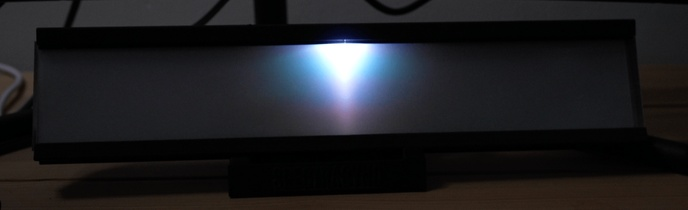
#> input picture tools/python/calibration/cal/top_impulse_center.jpg, 688 x 210 px, shrunk from 1904 x 580 before the run
$ python calibrate_optics.py
#> lines starting #> are read from the running program, lines starting #| are printed output that depends on the picture; long printed decimals are rounded
#!/usr/bin/env python3
"""
calibrate_optics.py

Estimate optics parameters for the K1 edge-lit shader by analysing
calibration photos of the real device.

Input:
    ./cal/top_impulse_center.jpg
    ./cal/bottom_impulse_center.jpg
    ./cal/collision_center.jpg
    ./cal/edges_only.jpg

Output:
    Prints a JSON block with recommended values for:

        topSpreadNear, topSpreadFar
        bottomSpreadNear, bottomSpreadFar
        topFalloff, bottomFalloff
        columnBoostStrength, columnBoostExponent
        edgeHotspotStrength, edgeHotspotWidth

You can paste these into K1_HERO_PRESET.optics in K1Engine.tsx.

This is deliberately conservative and heuristic: it won’t be “scientific paper
perfect”, but it’ll get you much closer to reality than guessing in Leva.
"""

import json
import math
import os
from dataclasses import dataclass
from typing import Tuple, Optional

import cv2
import numpy as np
from scipy.optimize import curve_fit


# ---------- CONFIG -----------------------------------------------------------

CAL_DIR = os.path.join(os.path.dirname(__file__), "cal")

TOP_IMPULSE_PATH = os.path.join(CAL_DIR, "top_impulse_center.jpg")
BOTTOM_IMPULSE_PATH = os.path.join(CAL_DIR, "bottom_impulse_center.jpg")
COLLISION_PATH = os.path.join(CAL_DIR, "collision_center.jpg")
EDGES_ONLY_PATH = os.path.join(CAL_DIR, "edges_only.jpg")

# If your photos include a lot of background around the K1,
# set these ROIs (in normalized [0–1] coords) to roughly isolate the bar.
# You can tweak and rerun if it crops wrong.
ROI = {
    "x_min": 0.1,
    "x_max": 0.9,
    "y_min": 0.2,
    "y_max": 0.8,
}

# Small epsilon to avoid divide-by-zero etc.
EPS = 1e-6


@dataclass
class ProfileFit:
    k: float
    k_err: float
    amplitude: float


@dataclass
class GaussianFit:
    sigma: float
    mu: float
    amplitude: float


@dataclass
class OpticsResult:
    topSpreadNear: float
    topSpreadFar: float
    bottomSpreadNear: float
    bottomSpreadFar: float
    topFalloff: float
    bottomFalloff: float
    columnBoostStrength: float
    columnBoostExponent: float
    edgeHotspotStrength: float
    edgeHotspotWidth: float


# ---------- BASIC IMAGE UTILS ----------------------------------------------

def load_gray(path: str) -> np.ndarray:
    if not os.path.exists(path):
        raise FileNotFoundError(f"Missing calibration image: {path}")
    img = cv2.imread(path, cv2.IMREAD_GRAYSCALE)
    if img is None:
        raise RuntimeError(f"Failed to load image at {path}")
    img = img.astype(np.float32) / 255.0
    return img


def crop_roi(img: np.ndarray) -> np.ndarray:
    h, w = img.shape
    x0 = int(ROI["x_min"] * w)
    x1 = int(ROI["x_max"] * w)
    y0 = int(ROI["y_min"] * h)
    y1 = int(ROI["y_max"] * h)
    x0 = max(0, min(w - 1, x0))
    x1 = max(x0 + 1, min(w, x1))
    y0 = max(0, min(h - 1, y0))
    y1 = max(y0 + 1, min(h, y1))
    cropped = img[y0:y1, x0:x1]
    return cropped


def find_brightest_coord(img: np.ndarray) -> Tuple[int, int]:
    """Return (y, x) of brightest pixel."""
    idx = np.argmax(img)
    y, x = np.unravel_index(idx, img.shape)
    return int(y), int(x)


# ---------- FITTING HELPERS --------------------------------------------------

def exp_decay(y, k, a):
    # y in [0, 1]; brightness ~ a * exp(-k * y)
    return a * np.exp(-k * y)


def gaussian(x, amp, mu, sigma):
    return amp * np.exp(-0.5 * ((x - mu) / (sigma + EPS)) ** 2)


def fit_vertical_profile(profile: np.ndarray, from_top: bool = True) -> Optional[ProfileFit]:
    """
    Fit an exponential decay to a vertical brightness profile.

    profile: 1D array along vertical axis (0 = top of ROI).
    from_top:
        True  -> interpret y=0 at top, grow downward
        False -> interpret y=0 at bottom, so we flip.
    """
    prof = profile.copy()
    n = prof.size
    if not from_top:
        prof = prof[::-1]

    # Normalise to [0,1]
    prof = prof - prof.min()
    if prof.max() < EPS:
        return None
    prof = prof / (prof.max() + EPS)

    y = np.linspace(0.0, 1.0, n, dtype=np.float32)

    # Only fit where signal is above a small threshold
    mask = prof > 0.1
    if mask.sum() < max(5, n // 10):
        # Too few points above threshold, bail out
        return None

    y_fit = y[mask]
    p_fit = prof[mask]

    try:
        popt, pcov = curve_fit(exp_decay, y_fit, p_fit, p0=(3.0, 1.0), maxfev=10000)
        k, a = popt
        k_err = float(np.sqrt(np.diag(pcov))[0]) if pcov is not None else 0.0
        return ProfileFit(k=float(k), k_err=k_err, amplitude=float(a))
    except Exception:
        return None


def fit_horizontal_gaussian(profile: np.ndarray) -> Optional[GaussianFit]:
    """Fit a Gaussian to a horizontal 1D brightness profile."""
    p = profile.copy()
    x = np.linspace(0.0, 1.0, p.size, dtype=np.float32)

    p = p - p.min()
    if p.max() < EPS:
        return None
    p = p / (p.max() + EPS)

    # Focus on central region where brightness is significant
    mask = p > 0.1
    if mask.sum() < max(5, p.size // 10):
        return None

    x_fit = x[mask]
    p_fit = p[mask]
    # Initial guess: peak ~ centre of mass
    mu0 = float(np.sum(x_fit * p_fit) / (np.sum(p_fit) + EPS))
    sigma0 = 0.05
    amp0 = 1.0

    try:
        popt, _ = curve_fit(gaussian, x_fit, p_fit, p0=(amp0, mu0, sigma0), maxfev=10000)
        amp, mu, sigma = popt
        return GaussianFit(sigma=float(abs(sigma)), mu=float(mu), amplitude=float(amp))
    except Exception:
        return None


# ---------- ANALYSIS ROUTINES ------------------------------------------------

def analyse_impulse_top(img: np.ndarray) -> Tuple[Optional[ProfileFit], Optional[GaussianFit], Optional[GaussianFit]]:
    """
    Given cropped grayscale image of a TOP impulse, estimate:
        - vertical falloff (ProfileFit)
        - horizontal spread near top (GaussianFit)
        - horizontal spread mid-plate (GaussianFit)
    """
    h, w = img.shape
    y_center, x_center = find_brightest_coord(img)

    # Vertical profile through brightest column
    col = img[:, x_center]
    vert_fit = fit_vertical_profile(col, from_top=True)

    # Horizontal profiles: near top (5% down) and mid-height
    y_top_slice = max(0, min(h - 1, int(0.05 * h)))
    y_mid_slice = max(0, min(h - 1, int(0.5 * h)))

    horiz_top = img[y_top_slice, :]
    horiz_mid = img[y_mid_slice, :]

    gauss_top = fit_horizontal_gaussian(horiz_top)
    gauss_mid = fit_horizontal_gaussian(horiz_mid)

    return vert_fit, gauss_top, gauss_mid


def analyse_impulse_bottom(img: np.ndarray) -> Tuple[Optional[ProfileFit], Optional[GaussianFit], Optional[GaussianFit]]:
    """
    Same as analyse_impulse_top but for bottom-origin light.
    Vertical profile is interpreted from bottom upwards.
    """
    h, w = img.shape
    y_center, x_center = find_brightest_coord(img)

    col = img[:, x_center]
    vert_fit = fit_vertical_profile(col, from_top=False)

    y_bottom_slice = max(0, min(h - 1, int(0.95 * h)))
    y_mid_slice = max(0, min(h - 1, int(0.5 * h)))

    horiz_bottom = img[y_bottom_slice, :]
    horiz_mid = img[y_mid_slice, :]

    gauss_bottom = fit_horizontal_gaussian(horiz_bottom)
    gauss_mid = fit_horizontal_gaussian(horiz_mid)

    return vert_fit, gauss_bottom, gauss_mid

def analyse_collision(top_img: np.ndarray, bottom_img: np.ndarray, coll_img: np.ndarray) -> Tuple[float, float]:
    """
    Estimate columnBoostStrength / columnBoostExponent by comparing
    mid-plate brightness in:
        - top impulse
        - bottom impulse
        - collision
    We assume the centre LED region is similar across images.
    """
    h, w = coll_img.shape
    # Define a vertical band around mid-plate
    y0 = int(0.4 * h)
    y1 = int(0.6 * h)

    def mid_band_mean(img: np.ndarray) -> float:
        band = img[y0:y1, :]
        return float(np.mean(band))

    top_mid = mid_band_mean(top_img)
    bottom_mid = mid_band_mean(bottom_img)
    coll_mid = mid_band_mean(coll_img)

    linear_sum = top_mid + bottom_mid + EPS
    # How much brighter is collision than linear sum?
    ratio = coll_mid / linear_sum

    # Map ratio into a reasonable boost strength/exponent space.
    # Heuristic: if ratio ~1.5 => modest boost; ~2.0+ => stronger.
    strength = max(0.0, min(5.0, (ratio - 1.0) * 2.5))  # rough scale
    exponent = 1.2 + max(0.0, (ratio - 1.0)) * 0.8      # 1.2–2.0 ish

    return strength, exponent

def analyse_edge_hotspots(img: np.ndarray) -> Tuple[float, float]:
    """
    Estimate edgeHotspotStrength and edgeHotspotWidth from the edges_only image.

    We compare average brightness at the far left/right vs centre.
    """
    h, w = img.shape
    # Vertical band that covers most of the bar
    y0 = int(0.2 * h)
    y1 = int(0.8 * h)

    # Horizontal regions: left edge, centre, right edge
    edge_width_frac = 0.1  # initial guess; we output this as edgeHotspotWidth
    ew = max(1, int(edge_width_frac * w))

    left_region = img[y0:y1, 0:ew]
    right_region = img[y0:y1, w - ew:w]
    centre_region = img[y0:y1, w // 3: 2 * w // 3]

    left_mean = float(np.mean(left_region))
    right_mean = float(np.mean(right_region))
    centre_mean = float(np.mean(centre_region))

    edge_mean = 0.5 * (left_mean + right_mean)
    centre_mean = max(centre_mean, EPS)

    ratio = edge_mean / centre_mean

    # If ratio ~1 => little hotspot; if ~2 => strong.
    strength = max(0.0, min(5.0, (ratio - 1.0) * 3.0))

    # Width: reuse our frac but clamp to a sane 0–0.25 range
    width = max(0.02, min(0.25, edge_width_frac))

    return strength, width


# ---------- MAPPING FITS TO SHADER PARAMS -----------------------------------

def map_optics(
    top_vert: Optional[ProfileFit],
    top_gauss_near: Optional[GaussianFit],
    top_gauss_far: Optional[GaussianFit],
    bottom_vert: Optional[ProfileFit],
    bottom_gauss_near: Optional[GaussianFit],
    bottom_gauss_far: Optional[GaussianFit],
    column_strength: float,
    column_exponent: float,
    edge_strength: float,
    edge_width: float,
) -> OpticsResult:
    """
    Take all fitted pieces and map them into shader uniform space.

    We assume shader uses:
        - uTopFalloff/uBottomFalloff ~ direct 'k' from exponential fits
        - uTopSpreadNear/Far ~ scaled versions of Gaussian sigma near/far
        - same for bottom.
    """

    # Reasonable defaults if fits fail
    DEFAULT = OpticsResult(
        topSpreadNear=0.003,
        topSpreadFar=0.02,
        bottomSpreadNear=0.008,
        bottomSpreadFar=0.03,
        topFalloff=3.0,
        bottomFalloff=2.0,
        columnBoostStrength=1.5,
        columnBoostExponent=1.2,
        edgeHotspotStrength=1.5,
        edgeHotspotWidth=0.08,
    )

    # Helper: convert Gaussian sigma (in normalised [0–1] image space) into shader spread.
    # Heuristic: direct mapping scaled by factor.
    def sigma_to_spread(sigma: Optional[float], scale: float, default: float) -> float:
        if sigma is None or sigma <= 0.0 or not math.isfinite(sigma):
            return default
        # sigma typically ~0.02–0.1, we map to a spread ~sigma*scale
        return max(0.0005, min(0.1, sigma * scale))

    # Falloff from fitted k; clamp to [0.5, 10]
    def k_to_falloff(fit: Optional[ProfileFit], default: float) -> float:
        if fit is None or not math.isfinite(fit.k) or fit.k <= 0.0:
            return default
        return float(max(0.5, min(10.0, fit.k)))

    top_falloff = k_to_falloff(top_vert, DEFAULT.topFalloff)
    bottom_falloff = k_to_falloff(bottom_vert, DEFAULT.bottomFalloff)

    top_sigma_near = top_gauss_near.sigma if top_gauss_near else None
    top_sigma_far = top_gauss_far.sigma if top_gauss_far else None
    bottom_sigma_near = bottom_gauss_near.sigma if bottom_gauss_near else None
    bottom_sigma_far = bottom_gauss_far.sigma if bottom_gauss_far else None

    top_spread_near = sigma_to_spread(top_sigma_near, scale=0.6, default=DEFAULT.topSpreadNear)
    top_spread_far = sigma_to_spread(top_sigma_far, scale=0.9, default=DEFAULT.topSpreadFar)
    bottom_spread_near = sigma_to_spread(bottom_sigma_near, scale=0.8, default=DEFAULT.bottomSpreadNear)
    bottom_spread_far = sigma_to_spread(bottom_sigma_far, scale=1.0, default=DEFAULT.bottomSpreadFar)

    # Column & edge parameters already in roughly the right range, clamp softly
    col_strength = float(max(0.0, min(5.0, column_strength)))
    col_exponent = float(max(0.5, min(3.0, column_exponent)))
    edge_strength_clamped = float(max(0.0, min(5.0, edge_strength)))
    edge_width_clamped = float(max(0.01, min(0.25, edge_width)))

    return OpticsResult(
        topSpreadNear=top_spread_near,
        topSpreadFar=top_spread_far,
        bottomSpreadNear=bottom_spread_near,
        bottomSpreadFar=bottom_spread_far,
        topFalloff=top_falloff,
        bottomFalloff=bottom_falloff,
        columnBoostStrength=col_strength,
        columnBoostExponent=col_exponent,
        edgeHotspotStrength=edge_strength_clamped,
        edgeHotspotWidth=edge_width_clamped,
    )


# ---------- MAIN -------------------------------------------------------------

def main():
    print("=== K1 Optics Calibration ===")
    print(f"Calibration directory: {CAL_DIR}")

    # 1) Load & crop images
    top_img_full = load_gray(TOP_IMPULSE_PATH)
    bottom_img_full = load_gray(BOTTOM_IMPULSE_PATH)
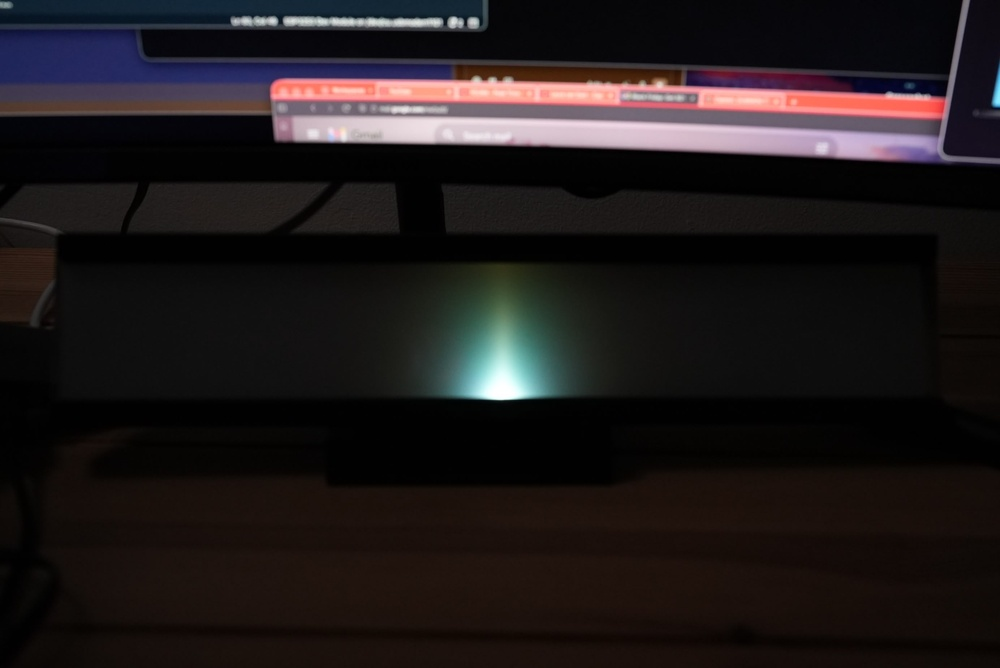
#> input picture tools/python/calibration/cal/bottom_impulse_center.jpg, 1000 x 668 px, shrunk from 2768 x 1848 before the run
    coll_img_full = load_gray(COLLISION_PATH)
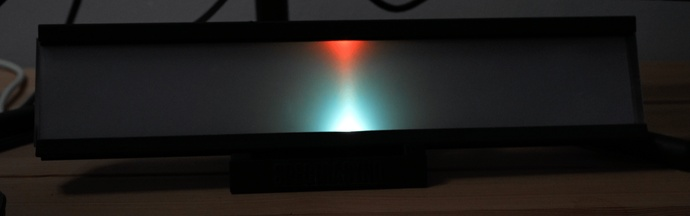
#> input picture tools/python/calibration/cal/collision_center.jpg, 690 x 216 px, shrunk from 1910 x 598 before the run
    edges_img_full = load_gray(EDGES_ONLY_PATH)
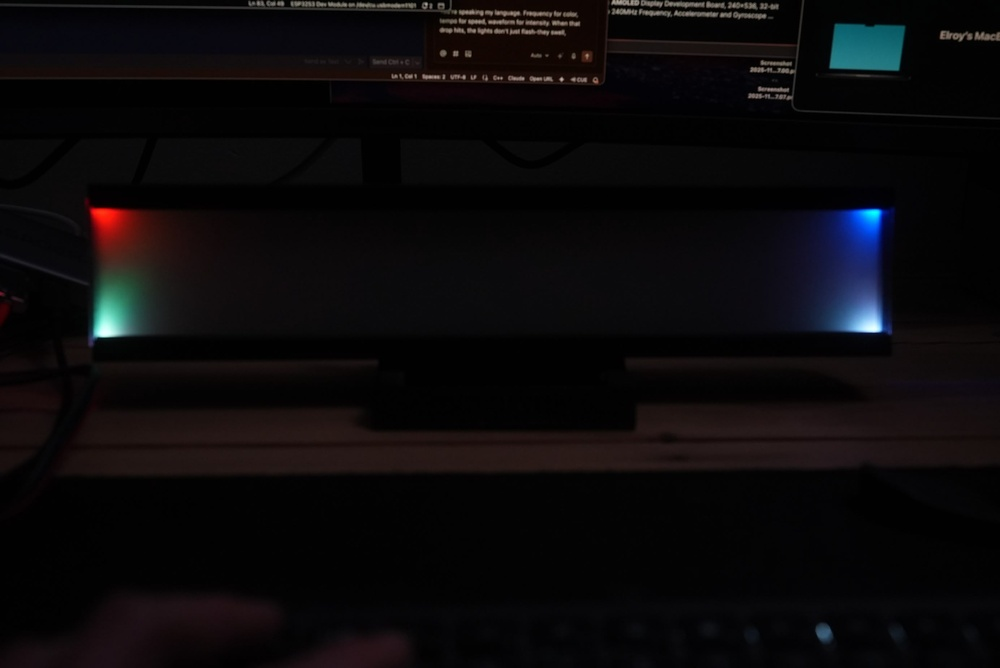
#> input picture tools/python/calibration/cal/edges_only.jpg, 1000 x 668 px, shrunk from 2768 x 1848 before the run

    top_img = crop_roi(top_img_full)
    bottom_img = crop_roi(bottom_img_full)
    coll_img = crop_roi(coll_img_full)
    edges_img = crop_roi(edges_img_full)
#> in crop_roi (call 4), `cropped = img[y0:y1, x0:x1]`:
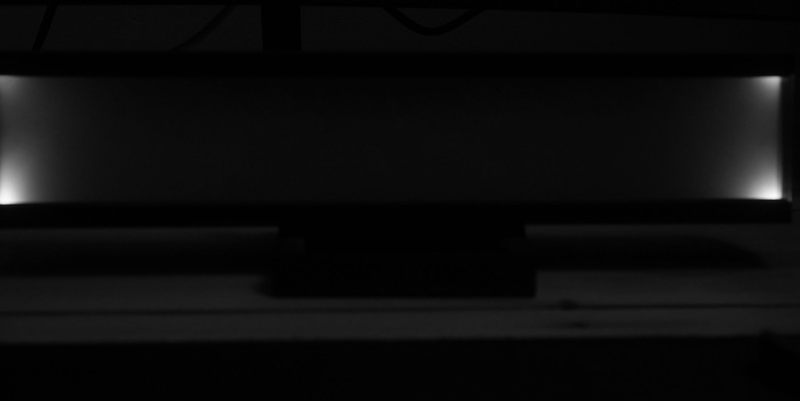
#> cropped: shape (401, 800) float32; min 0, max 0.98, mean 0.0459

    # 2) Analyse impulse responses
    top_vert, top_gauss_near, top_gauss_mid = analyse_impulse_top(top_img)
#> in find_brightest_coord, `idx = np.argmax(img)`: idx = 1364
#> in find_brightest_coord, `y, x = np.unravel_index(idx, img.shape)`: y = 2; x = 262
#> in analyse_impulse_top, `y_center, x_center = find_brightest_coord(img)`: y_center = 2; x_center = 262
#> in analyse_impulse_top, `col = img[:, x_center]`: col = 126 values, max 1 at index 2, min 0 at index 108, mean 0.49
#> in fit_vertical_profile, `prof = profile.copy()`: prof has the same summary as col in analyse_impulse_top
#> in fit_vertical_profile, `y_fit = y[mask]`: y_fit = 93 values from 0 to 0.736
#> in fit_vertical_profile, `p_fit = prof[mask]`: p_fit = 93 values, max 1 at index 2, min 0.141 at index 0, mean 0.66
#> in fit_vertical_profile, `popt, pcov = curve_fit(exp_decay, y_fit, p_fit, p0=(3.0, 1.0), maxfev=..`: popt = [1.53, 1.11]; pcov = [[0.0137, 0.00362], [0.00362, 0.00156]]
#> in fit_vertical_profile, `k, a = popt`: k = 1.53; a = 1.11
#> in fit_vertical_profile, `k_err = float(np.sqrt(np.diag(pcov))[0]) if pcov is not None else 0.0`: k_err = 0.117
#> in analyse_impulse_top, `horiz_top = img[y_top_slice, :]`: horiz_top = 551 values, max 1 at index 253, min 0.00392 at index 0, mean 0.213
#> in analyse_impulse_top, `horiz_mid = img[y_mid_slice, :]`: horiz_mid = 551 values, max 0.635 at index 275, min 0.0902 at index 548, mean 0.178
#> in fit_horizontal_gaussian, `p = profile.copy()`: p has the same summary as horiz_top in analyse_impulse_top
#> in fit_horizontal_gaussian, `p = p - p.min()`: p = 551 values, max 0.996 at index 253, min 0 at index 0, mean 0.209
#> in fit_horizontal_gaussian, `p = p / (p.max() + EPS)`: p = 551 values, max 1 at index 253, min 0 at index 0, mean 0.21
#> in fit_horizontal_gaussian, `x_fit = x[mask]`: x_fit = 183 values from 0.333 to 0.665
#> in fit_horizontal_gaussian, `p_fit = p[mask]`: p_fit = 183 values, max 1 at index 70, min 0.102 at index 0, mean 0.55
#> in fit_horizontal_gaussian, `mu0 = float(np.sum(x_fit * p_fit) / (np.sum(p_fit) + EPS))`: mu0 = 0.497
#> in fit_horizontal_gaussian, `popt, _ = curve_fit(gaussian, x_fit, p_fit, p0=(amp0, mu0, sigma0), ma..`: popt = [1.08, 0.497, 0.0686]
#> in fit_horizontal_gaussian, `amp, mu, sigma = popt`: amp = 1.08; mu = 0.497; sigma = 0.0686
    bottom_vert, bottom_gauss_near, bottom_gauss_mid = analyse_impulse_bottom(bottom_img)
#> in analyse_impulse_bottom, `y_center, x_center = find_brightest_coord(img)`: y_center = 252; x_center = 400
#> in analyse_impulse_bottom, `col = img[:, x_center]`: col = 401 values, max 1 at index 252, min 0.00392 at index 46, mean 0.253
#> in analyse_impulse_bottom, `horiz_bottom = img[y_bottom_slice, :]`: horiz_bottom = 800 values, max 0.0902 at index 440, min 0.0627 at index 0, mean 0.0781
#> in analyse_impulse_bottom, `horiz_mid = img[y_mid_slice, :]`: horiz_mid = 800 values, max 0.604 at index 401, min 0.0431 at index 766, mean 0.117

    # Use mid Gaussian as "far" spread
    top_gauss_far = top_gauss_mid
    bottom_gauss_far = bottom_gauss_mid

    # 3) Collision-based column boost
    col_strength, col_exponent = analyse_collision(top_img, bottom_img, coll_img)
#> in analyse_collision, `top_mid = mid_band_mean(top_img)`: top_mid = 0.177
#> in analyse_collision, `bottom_mid = mid_band_mean(bottom_img)`: bottom_mid = 0.0778
#> in mid_band_mean (call 3), `band = img[y0:y1, :]`:
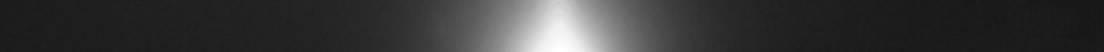
#> band: shape (26, 552) float32 (shown 2 times larger); min 0.0902, max 1, mean 0.219
#> in analyse_collision, `coll_mid = mid_band_mean(coll_img)`: coll_mid = 0.219
#> in analyse_collision, `linear_sum = top_mid + bottom_mid + EPS`: linear_sum = 0.255
#> in analyse_collision, `ratio = coll_mid / linear_sum`: ratio = 0.857
#> in analyse_collision, `strength = max(0.0, min(5.0, (ratio - 1.0) * 2.5))`: strength = 0
#> in analyse_collision, `exponent = 1.2 + max(0.0, (ratio - 1.0)) * 0.8`: exponent = 1.2
#> col_strength = 0; col_exponent = 1.2

    # 4) Edge hotspots
    edge_strength, edge_width = analyse_edge_hotspots(edges_img)
#> in analyse_edge_hotspots, `right_region = img[y0:y1, w - ew:w]`:
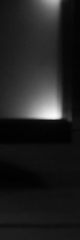
#> right_region: shape (240, 80) float32; min 0.00392, max 0.98, mean 0.128
#> in analyse_edge_hotspots, `centre_region = img[y0:y1, w // 3: 2 * w // 3]`:
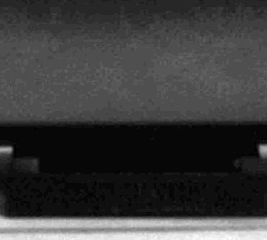
#> centre_region: shape (240, 267) float32; min 0, max 0.125, mean 0.0293; drawn with min black and max white
#> in analyse_edge_hotspots, `left_mean = float(np.mean(left_region))`: left_mean = 0.136
#> in analyse_edge_hotspots, `right_mean = float(np.mean(right_region))`: right_mean = 0.128
#> in analyse_edge_hotspots, `centre_mean = float(np.mean(centre_region))`: centre_mean = 0.0293
#> in analyse_edge_hotspots, `edge_mean = 0.5 * (left_mean + right_mean)`: edge_mean = 0.132
#> in analyse_edge_hotspots, `ratio = edge_mean / centre_mean`: ratio = 4.52
#> in analyse_edge_hotspots, `strength = max(0.0, min(5.0, (ratio - 1.0) * 3.0))`: strength = 5
#> edge_strength = 5; edge_width = 0.1

    # 5) Map into shader params
    optics = map_optics(
        top_vert=top_vert,
        top_gauss_near=top_gauss_near,
        top_gauss_far=top_gauss_far,
        bottom_vert=bottom_vert,
        bottom_gauss_near=bottom_gauss_near,
        bottom_gauss_far=bottom_gauss_far,
        column_strength=col_strength,
        column_exponent=col_exponent,
        edge_strength=edge_strength,
        edge_width=edge_width,
    )
#> in map_optics, `col_strength = float(max(0.0, min(5.0, column_strength)))`: col_strength = 0
#> in map_optics, `col_exponent = float(max(0.5, min(3.0, column_exponent)))`: col_exponent = 1.2
#> in map_optics, `edge_strength_clamped = float(max(0.0, min(5.0, edge_strength)))`: edge_strength_clamped = 5
#> in map_optics, `edge_width_clamped = float(max(0.01, min(0.25, edge_width)))`: edge_width_clamped = 0.1

    # 6) Print JSON block to paste into K1_HERO_PRESET.optics
    print("\nSuggested optics block for K1_HERO_PRESET (K1Engine.tsx):\n")
    optics_dict = {
        "topSpreadNear": optics.topSpreadNear,
        "topSpreadFar": optics.topSpreadFar,
        "bottomSpreadNear": optics.bottomSpreadNear,
        "bottomSpreadFar": optics.bottomSpreadFar,
        "topFalloff": optics.topFalloff,
        "bottomFalloff": optics.bottomFalloff,
        "columnBoostStrength": optics.columnBoostStrength,
        "columnBoostExponent": optics.columnBoostExponent,
        "edgeHotspotStrength": optics.edgeHotspotStrength,
        "edgeHotspotWidth": optics.edgeHotspotWidth,
    }
    print(json.dumps(optics_dict, indent=2))
#| {
#|   "topSpreadNear": 0.04118,
#|   "topSpreadFar": 0.05377,
#|   "bottomSpreadNear": 0.1,
#|   "bottomSpreadFar": 0.05082,
#|   "topFalloff": 1.534,
#|   "bottomFalloff": 3.958,
#|   "columnBoostStrength": 0.0,
#|   "columnBoostExponent": 1.2,
#|   "edgeHotspotStrength": 5.0,
#|   "edgeHotspotWidth": 0.1
#| }
    print("\nPaste this into your K1_HERO_PRESET.optics and tweak if needed.\n")


if __name__ == "__main__":
    main()
